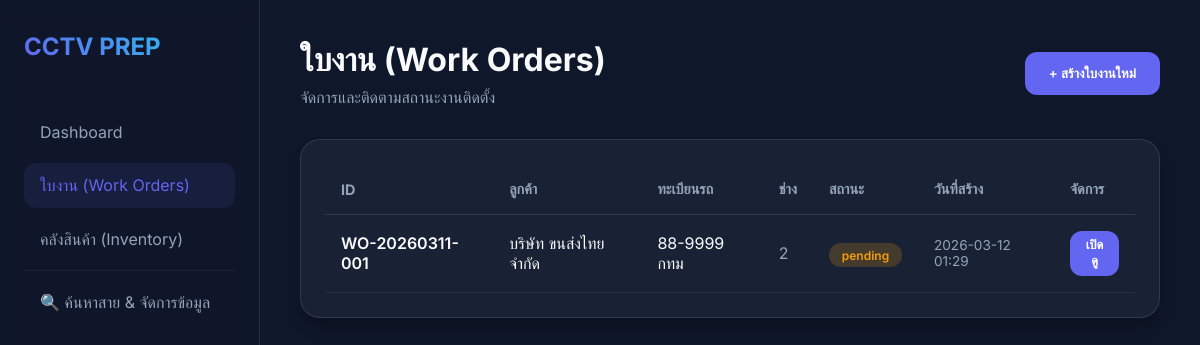
Screenshot of /work-orders with the database file from the repository.
### models.py (models this page shows)
class WorkOrder(db.Model):
    __tablename__ = 'work_orders'
    id = db.Column(db.Integer, primary_key=True)
    order_number = db.Column(db.String(50), unique=True, nullable=False)
    client_name = db.Column(db.String(100))
    vehicle_plate = db.Column(db.String(50))
    technician_id = db.Column(db.Integer, db.ForeignKey('users.id'))
    status = db.Column(db.String(20), default='pending')
    created_at = db.Column(db.DateTime, default=datetime.utcnow)
    items = db.relationship('WorkOrderItem', backref='order', lazy=True)

### app.py (the view)
@app.route('/work-orders')
def work_orders():
    orders = WorkOrder.query.all()
    return render_template('work_orders.html', orders=orders)

### templates/work_orders.html
{% extends "layout.html" %}
{% block content %}
<div style="display: flex; justify-content: space-between; align-items: center; margin-bottom: 2rem;">
    <div>
        <h1 style="font-size: 2rem; margin-bottom: 0.5rem;">ใบงาน (Work Orders)</h1>
        <p style="color: var(--text-muted);">จัดการและติดตามสถานะงานติดตั้ง</p>
    </div>
    <button class="btn-primary">+ สร้างใบงานใหม่</button>
</div>
<div class="glass-card">
    <table style="width: 100%; border-collapse: collapse;">
        <thead>
            <tr style="text-align: left; color: var(--text-muted); font-size: 0.9rem; border-bottom: 1px solid rgba(255,255,255,0.1);">
                <th style="padding: 1rem;">ID</th>
                <th style="padding: 1rem;">ลูกค้า</th>
                <th style="padding: 1rem;">ทะเบียนรถ</th>
                <th style="padding: 1rem;">ช่าง</th>
                <th style="padding: 1rem;">สถานะ</th>
                <th style="padding: 1rem;">วันที่สร้าง</th>
                <th style="padding: 1rem;">จัดการ</th>
            </tr>
        </thead>
        <tbody>
            {% for order in orders %}
            <tr style="border-bottom: 1px solid rgba(255,255,255,0.05);">
                <td style="padding: 1rem; font-weight: 600;">{{ order.order_number }}</td>
                <td style="padding: 1rem;">{{ order.client_name }}</td>
                <td style="padding: 1rem;">{{ order.vehicle_plate }}</td>
                <td style="padding: 1rem; color: var(--text-muted);">{{ order.technician_id }}</td>
                <td style="padding: 1rem;">
                    <span class="badge badge-{{ 'pending' if order.status == 'pending' else 'success' }}">
                        {{ order.status }}
                    </span>
                </td>
                <td style="padding: 1rem; color: var(--text-muted); font-size: 0.85rem;">
                    {{ order.created_at.strftime('%Y-%m-%d %H:%M') }}
                </td>
                <td style="padding: 1rem;">
                    <button class="btn-primary" style="padding: 0.4rem 0.8rem; font-size: 0.8rem;">เปิดดู</button>
                </td>
            </tr>
            {% else %}
            <tr><td colspan="7" style="padding: 2rem; text-align: center; color: var(--text-muted);">ไม่พบข้อมูลใบงาน</td></tr>
            {% endfor %}
        </tbody>
    </table>
</div>
{% endblock %}

### static/css/style.css (style rules this page uses)
:root { --primary: #6366f1; --primary-hover: #4f46e5; --bg-dark: #0f172a; --card-bg: rgba(30, 41, 59, 0.7); --text-main: #f8fafc; --text-muted: #94a3b8; --accent: #22d3ee; --success: #10b981; --warning: #f59e0b; }
* { margin: 0; padding: 0; box-sizing: border-box; font-family: 'Inter', system-ui, -apple-system, sans-serif; }
body { background-color: var(--bg-dark); color: var(--text-main); min-height: 100vh; display: flex; }
.glass-card { background: var(--card-bg); backdrop-filter: blur(10px); border: 1px solid rgba(255, 255, 255, 0.1); border-radius: 20px; padding: 1.5rem; box-shadow: 0 10px 15px -3px rgba(0, 0, 0, 0.3); }
.btn-primary { background: var(--primary); color: white; padding: 0.8rem 1.5rem; border-radius: 12px; border: none; cursor: pointer; font-weight: 600; transition: background 0.3s; }
.badge { padding: 0.3rem 0.8rem; border-radius: 20px; font-size: 0.75rem; font-weight: 600; }
.badge-pending { background: rgba(245, 158, 11, 0.2); color: var(--warning); }

### rows the page displays
WorkOrder: order_number "WO-20260311-001", client_name "บริษัท ขนส่งไทย จำกัด", vehicle_plate "88-9999 กทม", technician_id "2", status "pending", created_at "2026-03-12 01:29"
